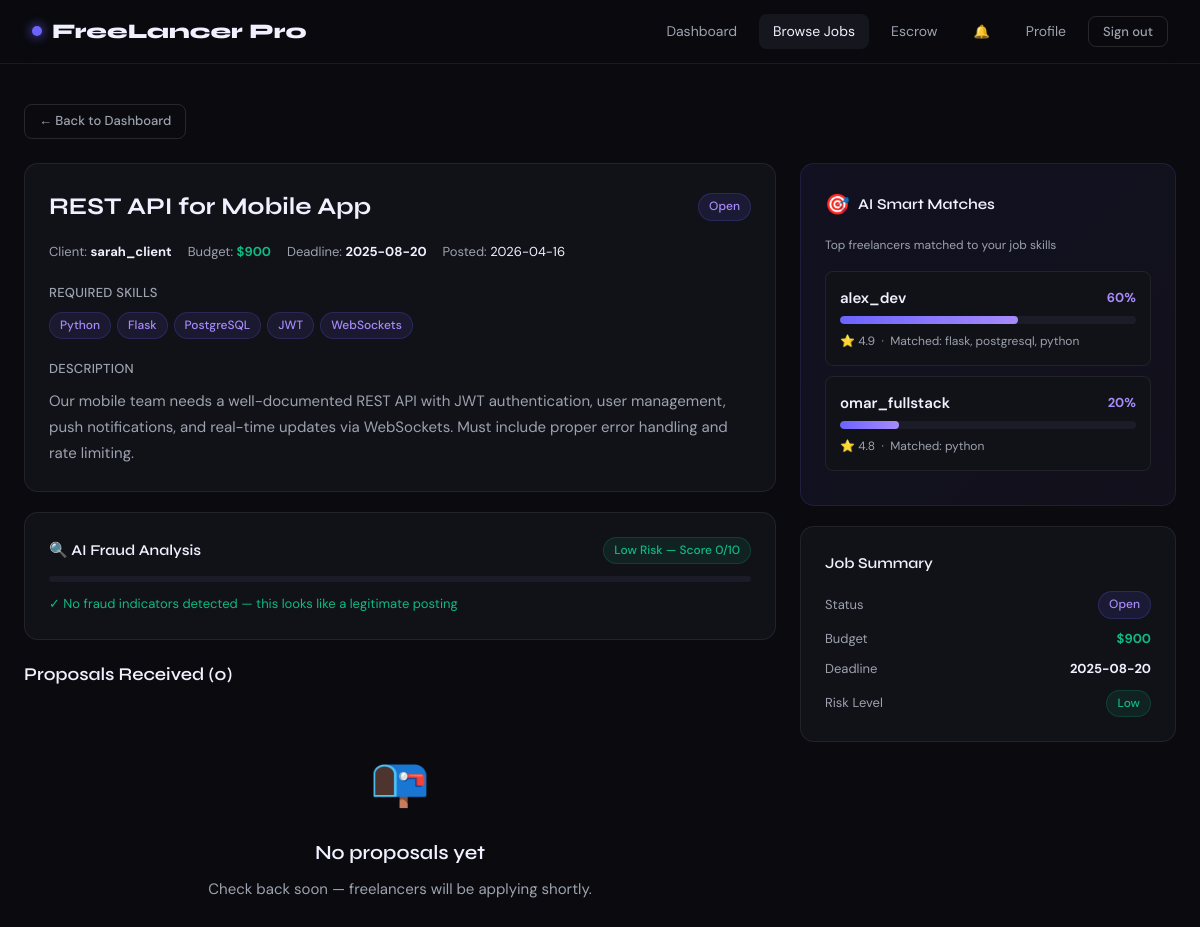
/jobs/2 (signed in), run on the app's committed database.
### tables this page shows
CREATE TABLE jobs (
            id INTEGER PRIMARY KEY AUTOINCREMENT,
            client_id INTEGER NOT NULL,
            title TEXT NOT NULL,
            description TEXT NOT NULL,
            skills_required TEXT NOT NULL,
            budget REAL NOT NULL,
            deadline TEXT NOT NULL,
            status TEXT DEFAULT 'open',
            fraud_score INTEGER DEFAULT 0,
            fraud_level TEXT DEFAULT 'Low',
            fraud_reasons TEXT DEFAULT '[]',
            created_at TIMESTAMP DEFAULT CURRENT_TIMESTAMP,
            FOREIGN KEY(client_id) REFERENCES users(id)
        );

CREATE TABLE users (
            id INTEGER PRIMARY KEY AUTOINCREMENT,
            username TEXT UNIQUE NOT NULL,
            email TEXT UNIQUE NOT NULL,
            password TEXT NOT NULL,
            role TEXT NOT NULL CHECK(role IN ('client','freelancer')),
            skills TEXT DEFAULT '',
            bio TEXT DEFAULT '',
            rating REAL DEFAULT 0.0,
            total_reviews INTEGER DEFAULT 0,
            balance REAL DEFAULT 1000.0,
            created_at TIMESTAMP DEFAULT CURRENT_TIMESTAMP
        );

### Backend/app.py (the view)
@app.route('/jobs/<int:job_id>')
@login_required
def job_detail(job_id):
    user = current_user()
    job = query_db("""
        SELECT j.*, u.username as client_name, u.rating as client_rating,
               u.total_reviews as client_reviews,
               (SELECT COUNT(*) FROM proposals WHERE job_id=j.id) as proposal_count
        FROM jobs j JOIN users u ON j.client_id=u.id WHERE j.id=?
    """, [job_id], one=True)
    if not job:
        return redirect(url_for('jobs_page'))
    proposals, escrow_info, matched, user_proposal = [], None, [], None
    if user['role'] == 'client' and job['client_id'] == user['id']:
        proposals = query_db("""
            SELECT p.*, u.username as freelancer_name, u.skills as freelancer_skills,
                   u.rating as freelancer_rating, u.total_reviews, u.bio as freelancer_bio
            FROM proposals p JOIN users u ON p.freelancer_id=u.id
            WHERE p.job_id=? ORDER BY p.bid_amount ASC
        """, [job_id])
        escrow_info = query_db("SELECT * FROM escrow WHERE job_id=?", [job_id], one=True)
        freelancers = query_db("SELECT * FROM users WHERE role='freelancer'")
        matched = match_freelancers(job['skills_required'], [dict(f) for f in freelancers])
    if user['role'] == 'freelancer':
        user_proposal = query_db(
            "SELECT * FROM proposals WHERE job_id=? AND freelancer_id=?",
            [job_id, user['id']], one=True)
    fraud_reasons = json.loads(job['fraud_reasons'] or '[]')
    return render_template('job_detail.html', user=user, job=job,
                           proposals=proposals, escrow_info=escrow_info,
                           user_proposal=user_proposal, matched=matched,
                           fraud_reasons=fraud_reasons)

### Backend/app.py (called while the page is built)
def get_db():
    db = getattr(g, '_database', None)
    if db is None:
        db = g._database = sqlite3.connect(DATABASE)
        db.row_factory = sqlite3.Row
        db.execute("PRAGMA journal_mode=WAL")
        db.execute("PRAGMA foreign_keys=ON")
    return db

def query_db(query, args=(), one=False):
    cur = get_db().execute(query, args)
    rv = cur.fetchall()
    return (rv[0] if rv else None) if one else rv

def match_freelancers(job_skills_str, all_freelancers):
    job_skills = {s.strip().lower() for s in job_skills_str.split(',') if s.strip()}
    if not job_skills:
        return []
    results = []
    for fl in all_freelancers:
        fl_skills = {s.strip().lower() for s in (fl.get('skills') or '').split(',') if s.strip()}
        if not fl_skills:
            continue
        common = job_skills & fl_skills
        if not common:
            continue
        match_pct = round(len(common) / len(job_skills) * 100)
        results.append({
            'id': fl['id'], 'username': fl['username'], 'skills': fl['skills'],
            'rating': fl['rating'], 'total_reviews': fl['total_reviews'],
            'bio': fl['bio'] or '', 'matched_skills': sorted(common), 'match_pct': match_pct,
        })
    results.sort(key=lambda x: (-x['match_pct'], -x['rating']))
    return results[:6]

def current_user():
    uid = session.get('user_id')
    if uid:
        return query_db("SELECT * FROM users WHERE id=?", [uid], one=True)
    return None

def login_required(f):
    @wraps(f)
    def wrapper(*args, **kwargs):
        if not session.get('user_id'):
            if request.is_json or request.path.startswith('/api/'):
                return jsonify({'error': 'Authentication required'}), 401
            return redirect(url_for('login_page'))
        return f(*args, **kwargs)
    return wrapper

### Frontend/templates/job_detail.html (shortened to what this page needs)
{% extends "base.html" %}
{% block content %}
<div class="page-wrapper">
  <a href="/dashboard" class="btn btn-ghost btn-sm" style="margin-bottom:1.5rem">← Back to Dashboard</a>
  <div style="display:grid;grid-template-columns:2fr 1fr;gap:1.5rem;align-items:start">
    <div>
      <div class="card" style="margin-bottom:1.25rem">
        <div class="flex items-center gap-3" style="flex-wrap:wrap;margin-bottom:1rem">
          <h1 class="font-display" style="font-size:1.5rem;font-weight:700;flex:1">{{ job.title }}</h1>
          <span class="badge badge-{{ 'open' if job.status=='open' else 'closed' }}">{{ job.status.replace('_',' ').title() }}</span>
        </div>
        <div class="flex gap-4" style="flex-wrap:wrap;margin-bottom:1.25rem">
          <div class="text-sm"><span class="text-muted">Client:</span> <strong>{{ job.client_name }}</strong></div>
          <div class="text-sm"><span class="text-muted">Budget:</span> <strong style="color:var(--green)">${{ "%.0f"|format(job.budget) }}</strong></div>
          <div class="text-sm"><span class="text-muted">Deadline:</span> <strong>{{ job.deadline }}</strong></div>
          <div class="text-sm"><span class="text-muted">Posted:</span> {{ job.created_at[:10] }}</div>
        </div>
        <div style="margin-bottom:1.25rem">
          <div class="form-label">Required Skills</div>
          <div style="display:flex;flex-wrap:wrap;gap:.375rem">
            {% for skill in job.skills_required.split(',') %}
            <span class="skill-tag">{{ skill.strip() }}</span>
            {% endfor %}
          </div>
        </div>
        <div>
          <div class="form-label">Description</div>
          <div style="color:var(--text2);line-height:1.75;white-space:pre-line">{{ job.description }}</div>
        </div>
      </div>
      <div class="card" style="margin-bottom:1.25rem">
        <div class="flex items-center justify-between" style="margin-bottom:.75rem">
          <span class="font-display" style="font-weight:600">🔍 AI Fraud Analysis</span>
          <span class="badge badge-{{ job.fraud_level|lower }}">{{ job.fraud_level }} Risk — Score {{ job.fraud_score }}/10</span>
        </div>
        <div class="progress-bar" style="margin-bottom:.75rem">
        </div>
        {% if fraud_reasons %}
        <div class="text-sm text-muted">
          <div style="font-weight:500;color:var(--text2);margin-bottom:.375rem">Flags detected:</div>
          {% for r in fraud_reasons %}<div style="margin-bottom:3px">⚠️ {{ r }}</div>{% endfor %}
        </div>
        {% else %}
        <div class="text-sm text-success">✓ No fraud indicators detected — this looks like a legitimate posting</div>
        {% endif %}
      </div>
      {% if user.role == 'client' and job.client_id == user.id %}
      <div>
        <h2 class="font-display" style="font-size:1.125rem;font-weight:600;margin-bottom:1rem">
          Proposals Received ({{ proposals|length }})
        </h2>
        {% if proposals %}
        {% for p in proposals %}
        <div class="proposal-card {{ 'accepted-card' if p.status=='accepted' else '' }}">
          <div class="flex items-center justify-between" style="flex-wrap:wrap;gap:.75rem;margin-bottom:.875rem">
            <div>
              <div class="flex items-center gap-2">
                <span style="font-weight:600;color:var(--text)">{{ p.freelancer_name }}</span>
                <span class="badge badge-{{ p.status }}">{{ p.status.title() }}</span>
              </div>
              <div class="text-sm text-muted" style="margin-top:3px">
                ⭐ {{ "%.1f"|format(p.freelancer_rating) }} ({{ p.total_reviews }} reviews) &nbsp;|&nbsp;
                Skills: {{ p.freelancer_skills or 'Not specified' }}
              </div>
            </div>
            <div style="text-align:right">
              <div style="font-family:var(--font-display);font-size:1.25rem;font-weight:700;color:var(--green)">${{ "%.0f"|format(p.bid_amount) }}</div>
              <div class="text-xs text-muted">Timeline: {{ p.timeline }}</div>
            </div>
          </div>
          <div style="padding:.75rem;background:var(--bg2);border-radius:var(--radius-sm);margin-bottom:.875rem">
            <div class="text-xs text-muted" style="margin-bottom:.375rem">Cover Letter</div>
            <div class="text-sm" style="color:var(--text2);white-space:pre-line">{{ p.cover_letter }}</div>
          </div>
          {% if p.status == 'pending' and job.status == 'open' %}
          <div class="flex gap-2">
            <button class="btn btn-success btn-sm" onclick="acceptProposal({{ p.id }})">✓ Accept</button>
            <button class="btn btn-danger btn-sm" onclick="rejectProposal({{ p.id }})">✗ Reject</button>
            <button class="btn btn-ghost btn-sm" onclick="openEscrowModal({{ p.id }}, '{{ p.freelancer_name }}', {{ p.freelancer_id }}, {{ p.bid_amount }})">
              💰 Fund Escrow
            </button>
          </div>
          {% elif p.status == 'accepted' %}
          {% if not escrow_info %}
          <button class="btn btn-primary btn-sm" onclick="openEscrowModal({{ p.id }}, '{{ p.freelancer_name }}', {{ p.freelancer_id }}, {{ p.bid_amount }})">
            💰 Fund Escrow for this freelancer
          </button>
          {% endif %}
          {% endif %}
        </div>
        {% endfor %}
        {% else %}
        <div class="empty-state" style="padding:2.5rem">
          <div class="empty-icon">📭</div>
          <div class="empty-title">No proposals yet</div>
          <div class="empty-text">Check back soon — freelancers will be applying shortly.</div>
        </div>
        {% endif %}
      </div>
      {% endif %}
    </div>
    <div>
      {% if user.role == 'client' and job.client_id == user.id %}
      {% if matched %}
      <div class="ai-section" style="margin-bottom:1.25rem">
        <div class="flex items-center gap-2" style="margin-bottom:1rem">
          <span style="font-size:1.25rem">🎯</span>
          <span class="font-display" style="font-weight:600">AI Smart Matches</span>
        </div>
        <div class="text-xs text-muted" style="margin-bottom:1rem">Top freelancers matched to your job skills</div>
        {% for m in matched %}
        <div style="padding:.875rem;background:var(--bg2);border:1px solid var(--border);border-radius:var(--radius-sm);margin-bottom:.625rem">
          <div class="flex items-center justify-between" style="margin-bottom:.375rem">
            <span style="font-weight:600;font-size:.9375rem">{{ m.username }}</span>
            <span style="font-size:.8125rem;font-weight:700;color:var(--accent2)">{{ m.match_pct }}%</span>
          </div>
          <div class="match-bar"><div class="match-fill" style="width:{{ m.match_pct }}%"></div></div>
          <div class="text-xs text-muted" style="margin-top:.5rem">
            ⭐ {{ "%.1f"|format(m.rating) }} &nbsp;·&nbsp;
            Matched: {{ m.matched_skills|join(', ') }}
          </div>
        </div>
        {% endfor %}
      </div>
      {% endif %}
      {% endif %}
      <div class="card">
        <div class="font-display" style="font-weight:600;margin-bottom:1rem">Job Summary</div>
        <div style="display:flex;flex-direction:column;gap:.625rem">
          <div class="flex items-center justify-between text-sm">
            <span class="text-muted">Status</span>
            <span class="badge badge-{{ 'open' if job.status=='open' else 'closed' }}">{{ job.status.replace('_',' ').title() }}</span>
          </div>
          <div class="flex items-center justify-between text-sm">
            <span class="text-muted">Budget</span>
            <strong class="text-success">${{ "%.0f"|format(job.budget) }}</strong>
          </div>
          <div class="flex items-center justify-between text-sm">
            <span class="text-muted">Deadline</span>
            <strong>{{ job.deadline }}</strong>
          </div>
          <div class="flex items-center justify-between text-sm">
            <span class="text-muted">Risk Level</span>
            <span class="badge badge-{{ job.fraud_level|lower }}">{{ job.fraud_level }}</span>
          </div>
        </div>
      </div>
    </div>
  </div>
</div>
{% endblock %}

### Frontend/templates/base.html (style rules this page uses)
:root { --bg: #0a0a0f; --bg2: #111118; --bg3: #16161f; --bg4: #1c1c28; --border: rgba(255,255,255,0.07); --border2: rgba(255,255,255,0.12); --accent: #6c63ff; --accent2: #a78bfa; --accent-glow: rgba(108,99,255,0.25); --gold: #f59e0b; --gold-light: #fcd34d; --green: #10b981; --green-bg: rgba(16,185,129,0.1); --red: #ef4444; --red-bg: rgba(239,68,68,0.1); --yellow: #f59e0b; --yellow-bg: rgba(245,158,11,0.1); --text: #f1f0ff; --text2: #9ca3af; --text3: #6b7280; --radius: 14px; --radius-sm: 8px; --shadow: 0 8px 32px rgba(0,0,0,0.4); --font-display: 'Syne', sans-serif; --font-body: 'DM Sans', sans-serif; }
*, *::before, *::after { box-sizing: border-box; margin: 0; padding: 0; }
html { scroll-behavior: smooth; }
body { font-family: var(--font-body); background: var(--bg); color: var(--text); min-height: 100vh; font-size: 15px; line-height: 1.6; }
.btn { display: inline-flex; align-items: center; justify-content: center; gap: 7px; padding: 9px 20px; border-radius: var(--radius-sm); border: none; cursor: pointer; font-family: var(--font-body); font-size: 0.875rem; font-weight: 500; transition: all 0.2s; text-decoration: none; white-space: nowrap; }
.btn-ghost { background: transparent; color: var(--text2); border: 1px solid var(--border2); }
.btn-sm { padding: 6px 14px; font-size: 0.8125rem; }
.page-wrapper { max-width: 1200px; margin: 0 auto; padding: 2.5rem 1.5rem; }
.card { background: var(--bg2); border: 1px solid var(--border); border-radius: var(--radius); padding: 1.5rem; transition: border-color 0.2s, transform 0.2s; }
.form-label { display: block; font-size: 0.8125rem; font-weight: 500; color: var(--text2); margin-bottom: 0.5rem; letter-spacing: 0.02em; text-transform: uppercase; }
.badge { display: inline-flex; align-items: center; gap: 5px; padding: 3px 10px; border-radius: 20px; font-size: 0.75rem; font-weight: 500; }
.badge-low { background: var(--green-bg); color: var(--green); border: 1px solid rgba(16,185,129,0.2); }
.badge-open { background: rgba(108,99,255,0.12); color: var(--accent2); border: 1px solid rgba(108,99,255,0.2); }
.skill-tag { display: inline-flex; padding: 3px 10px; background: rgba(108,99,255,0.1); border: 1px solid rgba(108,99,255,0.2); color: var(--accent2); border-radius: 20px; font-size: 0.75rem; font-weight: 500; }
.progress-bar { height: 6px; background: var(--bg4); border-radius: 10px; overflow: hidden; }
.empty-state { text-align: center; padding: 4rem 2rem; }
.empty-icon { font-size: 3rem; margin-bottom: 1rem; }
.empty-title { font-family: var(--font-display); font-size: 1.25rem; font-weight: 600; color: var(--text); margin-bottom: 0.5rem; }
.empty-text { color: var(--text2); margin-bottom: 1.5rem; }
.flex { display: flex; }
.items-center { align-items: center; }
.justify-between { justify-content: space-between; }
.gap-2 { gap: 0.5rem; }
.gap-3 { gap: 0.75rem; }
.gap-4 { gap: 1rem; }
.text-sm { font-size: 0.8125rem; }
.text-xs { font-size: 0.75rem; }
.text-muted { color: var(--text2); }
.text-success { color: var(--green); }
.font-display { font-family: var(--font-display); }

### Frontend/templates/job_detail.html (style rules this page uses)
.match-bar { height:8px;border-radius:4px;background:var(--bg4);overflow:hidden;margin-top:6px; }
.match-fill { height:100%;border-radius:4px;background:linear-gradient(90deg,var(--accent),var(--accent2)); }
.ai-section { background:linear-gradient(135deg,rgba(108,99,255,.08),rgba(167,139,250,.05));border:1px solid rgba(108,99,255,.15);border-radius:var(--radius);padding:1.5rem;margin-bottom:1.5rem; }

### data on the page
jobs: title "REST API for Mobile App", status.replace "Open", budget "900", deadline "2025-08-20", created_at "2026-04-16", description "Our mobile team needs a well-documented REST API with JWT authentication, user management, push notifications, and real-time updates via WebSockets. Must include proper error handling and rate limiting.", fraud_level "Low", fraud_score "0"
users: client_name "sarah_client"
users: username "alex_dev", match_pct "60", rating "4.9", matched_skills "flask, postgresql, python"
users: username "omar_fullstack", match_pct "20", rating "4.8", matched_skills "python"

### other printed values
{{ skill.strip() }} "Python" "Flask" "PostgreSQL" "JWT" "WebSockets"
{{ proposals|length }} "0"
